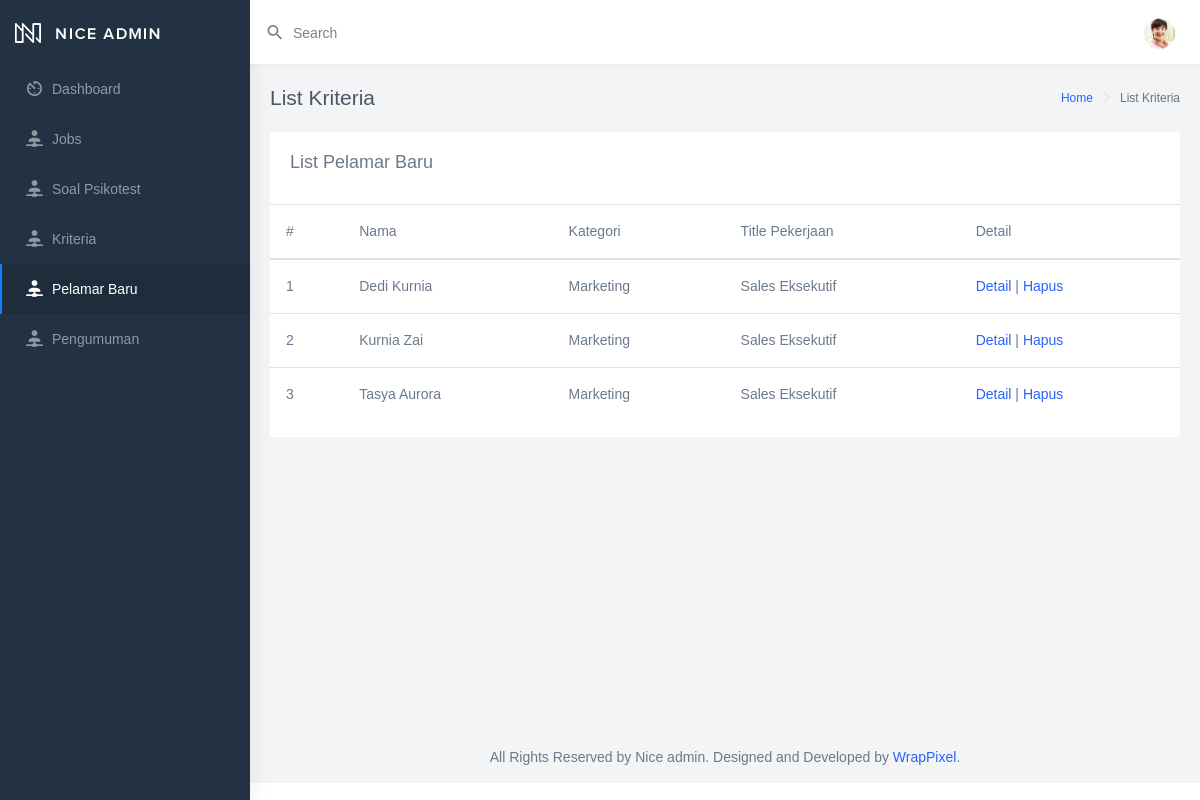
The app's page /admin/pelamar_baru.php, older data.
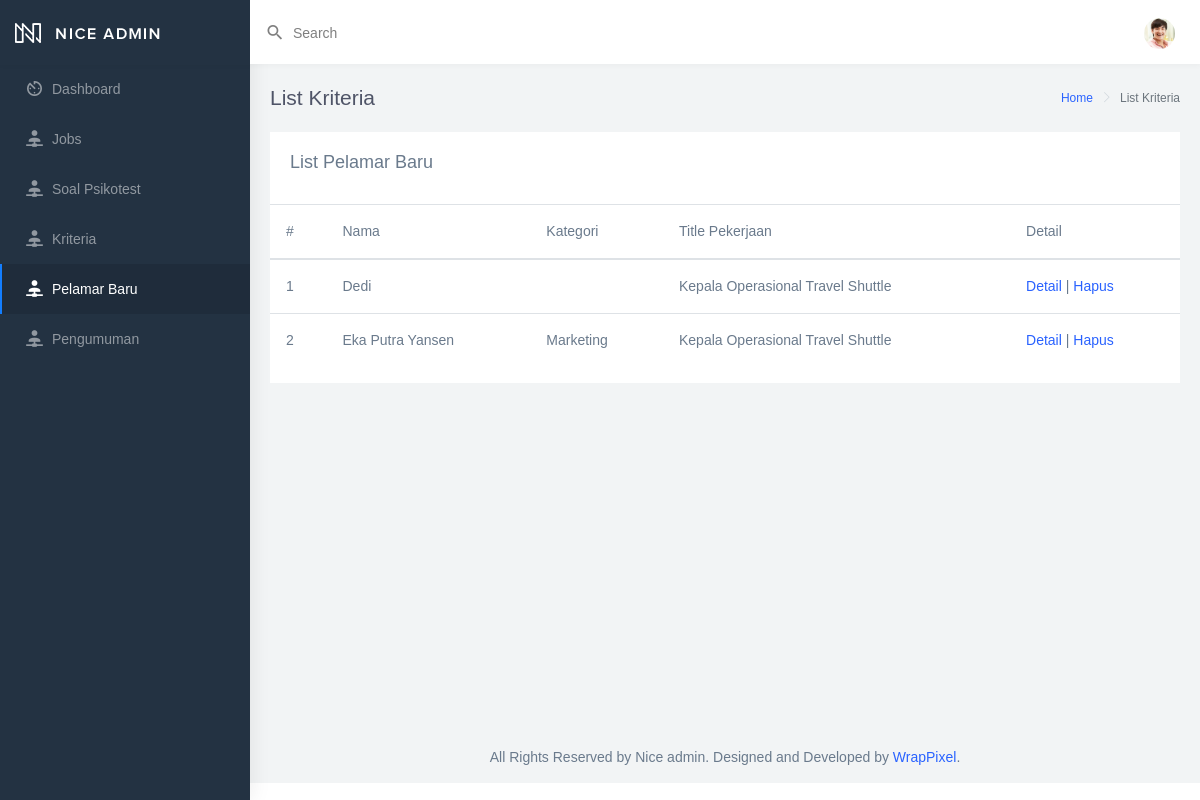
The same page, newer data.
### tables this page shows
CREATE TABLE `pelamar` (
  `id_pelamar` int(11) NOT NULL,
  `nik` varchar(25) NOT NULL,
  `password` varchar(50) NOT NULL,
  `nama` varchar(25) DEFAULT NULL,
  `email` varchar(50) DEFAULT NULL,
  `alamat` varchar(50) DEFAULT NULL,
  `tmp_lahir` varchar(50) DEFAULT NULL,
  `tgl_lahir` date DEFAULT NULL,
  `umur` int(11) DEFAULT NULL,
  `hp` varchar(20) DEFAULT NULL,
  `pendidikan` varchar(50) DEFAULT NULL,
  `pengalaman` int(5) DEFAULT NULL,
  `cv` varchar(255) DEFAULT NULL,
  `foto` varchar(255) DEFAULT NULL,
  `sertifikat_keahlian` varchar(250) DEFAULT NULL,
  `ijazah` varchar(255) DEFAULT NULL,
  `surat_kesehatan` varchar(255) DEFAULT NULL,
  `id_job` varchar(10) DEFAULT NULL,
  `kategori` varchar(20) DEFAULT NULL,
  `test_tulis` varchar(20) DEFAULT NULL,
  `wawancara` varchar(20) DEFAULT NULL,
  `kesehatan` varchar(20) DEFAULT NULL,
  `keterangan` varchar(30) DEFAULT NULL,
  `catatan` varchar(100) NOT NULL
);

CREATE TABLE `job_list` (
  `id_job` int(11) NOT NULL,
  `title` text NOT NULL,
  `konten` text NOT NULL,
  `slug` text DEFAULT NULL,
  `kategori` varchar(50) NOT NULL,
  `kualifikasi` varchar(250) NOT NULL,
  `tingkat_pekerjaan` varchar(250) NOT NULL,
  `date_post` date NOT NULL DEFAULT current_timestamp()
);

### admin/pelamar_baru.php (the view, shortened to what this page needs)
<?php include('template/header.php');?>
        <div class="page-wrapper">
            <div class="page-breadcrumb">
                <div class="row">
                    <div class="col-5 align-self-center">
                        <h4 class="page-title">List Kriteria</h4>
                    </div>
                    <div class="col-7 align-self-center">
                        <div class="d-flex align-items-center justify-content-end">
                            <nav aria-label="breadcrumb">
                                <ol class="breadcrumb">
                                    <li class="breadcrumb-item">
                                        <a href="index.php">Home</a>
                                    </li>
                                    <li class="breadcrumb-item active" aria-current="page">List Kriteria</li>
                                </ol>
                            </nav>
                        </div>
                    </div>
                </div>
            </div>
            <div class="container-fluid">
                <div class="row">
                    <div class="col-12">
                        <div class="card">
                            <div class="card-body">
                                <h4 class="card-title">List Pelamar Baru</h4>
                            </div>
                            <div class="table-responsive">
                                <table class="table table-hover">
                                    <thead>
                                        <tr>
                                            <th scope="col">#</th>
                                            <th scope="col">Nama</th>
                                            <th scope="col">Kategori</th>
                                            <th scope="col">Title Pekerjaan</th>
                                            <th scope="col">Detail</th>
                                        </tr>
                                    </thead>
                                    <tbody>
                                        <?php
                                        include('koneksi.php');
                                        $sql = mysqli_query($koneksi, "SELECT job_list.id_job, job_list.title, pelamar.nama, pelamar.kategori, pelamar.id_job, pelamar.id_pelamar FROM job_list,pelamar WHERE job_list.id_job = pelamar.id_job");
                                        $no = 1;
                                        while($d = mysqli_fetch_array($sql)){
                                        ?>
                                        <tr>
                                            <th scope="row"><?php echo $no++;?></th>
                                            <td><?php echo $d['nama']; ?></td>
                                            <td><?php echo $d['kategori'];?></td>
                                            <td><?php echo $d['title'];?></td>
                                            <td><a href="detail.php?id=<?php echo $d['id_pelamar'];?>">Detail</a> | <a href="hapus_pelamar.php?id=<?php echo $d['id_pelamar'];?>">Hapus</a></td>
                                        </tr>
                                    <?php } ?>
                                    </tbody>
                                </table>
                            </div>
                        </div>
                    </div>
                </div>
            </div>
            <?php include('template/footer.php');?>

Row changes from the older to the newer data that the page shows:
no longer on this page (row edited): pelamar: nama "Dedi Kurnia", kategori "Marketing", id_job.title "Sales Eksekutif"
no longer on this page (row edited): pelamar: nama "Kurnia Zai", kategori "Marketing", id_job.title "Sales Eksekutif"
removed pelamar: nama "Tasya Aurora", kategori "Marketing", id_job.title "Sales Eksekutif"
added pelamar: nama "Dedi", id_job.title "Kepala Operasional Travel Shuttle"
added pelamar: nama "Eka Putra Yansen", kategori "Marketing", id_job.title "Kepala Operasional Travel Shuttle"
